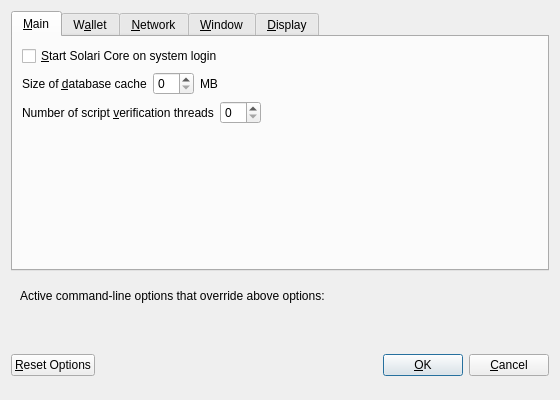
<?xml version="1.0" encoding="UTF-8"?>
<ui version="4.0">
 <class>OptionsDialog</class>
 <widget class="QDialog" name="OptionsDialog">
  <property name="geometry">
   <rect>
    <x>0</x>
    <y>0</y>
    <width>560</width>
    <height>400</height>
   </rect>
  </property>
  <property name="windowTitle">
   <string>Options</string>
  </property>
  <property name="modal">
   <bool>true</bool>
  </property>
  <layout class="QVBoxLayout" name="verticalLayout">
   <item>
    <widget class="QTabWidget" name="tabWidget">
     <property name="currentIndex">
      <number>0</number>
     </property>
     <widget class="QWidget" name="tabMain">
      <attribute name="title">
       <string>&amp;Main</string>
      </attribute>
      <layout class="QVBoxLayout" name="verticalLayout_Main">
       <item>
        <widget class="QCheckBox" name="solariAtStartup">
         <property name="toolTip">
          <string>Automatically start Solari Core after logging in to the system.</string>
         </property>
         <property name="text">
          <string>&amp;Start Solari Core on system login</string>
         </property>
        </widget>
       </item>
       <item>
        <layout class="QHBoxLayout" name="horizontalLayout_2_Main">
         <item>
          <widget class="QLabel" name="databaseCacheLabel">
           <property name="text">
            <string>Size of &amp;database cache</string>
           </property>
           <property name="textFormat">
            <enum>Qt::PlainText</enum>
           </property>
           <property name="buddy">
            <cstring>databaseCache</cstring>
           </property>
          </widget>
         </item>
         <item>
          <widget class="QSpinBox" name="databaseCache"/>
         </item>
         <item>
          <widget class="QLabel" name="databaseCacheUnitLabel">
           <property name="text">
            <string>MB</string>
           </property>
           <property name="textFormat">
            <enum>Qt::PlainText</enum>
           </property>
          </widget>
         </item>
         <item>
          <spacer name="horizontalSpacer_2_Main">
           <property name="orientation">
            <enum>Qt::Horizontal</enum>
           </property>
           <property name="sizeHint" stdset="0">
            <size>
             <width>40</width>
             <height>20</height>
            </size>
           </property>
          </spacer>
         </item>
        </layout>
       </item>
       <item>
        <layout class="QHBoxLayout" name="horizontalLayout_3_Main">
         <item>
          <widget class="QLabel" name="threadsScriptVerifLabel">
           <property name="text">
            <string>Number of script &amp;verification threads</string>
           </property>
           <property name="textFormat">
            <enum>Qt::PlainText</enum>
           </property>
           <property name="buddy">
            <cstring>threadsScriptVerif</cstring>
           </property>
          </widget>
         </item>
         <item>
          <widget class="QSpinBox" name="threadsScriptVerif">
           <property name="toolTip">
            <string>(0 = auto, &lt;0 = leave that many cores free)</string>
           </property>
          </widget>
         </item>
         <item>
          <spacer name="horizontalSpacer_3_Main">
           <property name="orientation">
            <enum>Qt::Horizontal</enum>
           </property>
           <property name="sizeHint" stdset="0">
            <size>
             <width>40</width>
             <height>20</height>
            </size>
           </property>
          </spacer>
         </item>
        </layout>
       </item>
       <item>
        <spacer name="verticalSpacer_Main">
         <property name="orientation">
          <enum>Qt::Vertical</enum>
         </property>
         <property name="sizeHint" stdset="0">
          <size>
           <width>20</width>
           <height>40</height>
          </size>
         </property>
        </spacer>
       </item>
      </layout>
     </widget>
     <widget class="QWidget" name="tabWallet">
      <attribute name="title">
       <string>W&amp;allet</string>
      </attribute>
      <layout class="QVBoxLayout" name="verticalLayout_Wallet">
       <item>
        <widget class="QGroupBox" name="groupBox">
         <property name="title">
          <string>Expert</string>
         </property>
         <layout class="QVBoxLayout" name="verticalLayout_2">
          <item>
           <widget class="QCheckBox" name="coinControlFeatures">
            <property name="toolTip">
             <string>Whether to show coin control features or not.</string>
            </property>
            <property name="text">
             <string>Enable coin &amp;control features</string>
            </property>
           </widget>
          </item>
          <item>
           <widget class="QCheckBox" name="spendZeroConfChange">
            <property name="toolTip">
             <string>If you disable the spending of unconfirmed change, the change from a transaction cannot be used until that transaction has at least one confirmation. This also affects how your balance is computed.</string>
            </property>
            <property name="text">
             <string>&amp;Spend unconfirmed change</string>
            </property>
           </widget>
          </item>
         </layout>
        </widget>
       </item>
       <item>
        <spacer name="verticalSpacer_Wallet">
         <property name="orientation">
          <enum>Qt::Vertical</enum>
         </property>
         <property name="sizeHint" stdset="0">
          <size>
           <width>20</width>
           <height>40</height>
          </size>
         </property>
        </spacer>
       </item>
      </layout>
     </widget>
     <widget class="QWidget" name="tabNetwork">
      <attribute name="title">
       <string>&amp;Network</string>
      </attribute>
      <layout class="QVBoxLayout" name="verticalLayout_Network">
       <item>
        <widget class="QCheckBox" name="mapPortUpnp">
         <property name="toolTip">
          <string>Automatically open the Solari client port on the router. This only works when your router supports UPnP and it is enabled.</string>
         </property>
         <property name="text">
          <string>Map port using &amp;UPnP</string>
         </property>
        </widget>
       </item>
       <item>
        <widget class="QCheckBox" name="allowIncoming">
         <property name="toolTip">
          <string>Accept connections from outside</string>
         </property>
         <property name="text">
          <string>Allow incoming connections</string>
         </property>
        </widget>
       </item>
       <item>
        <widget class="QCheckBox" name="connectSocks">
         <property name="toolTip">
          <string>Connect to the Solari network through a SOCKS5 proxy.</string>
         </property>
         <property name="text">
          <string>&amp;Connect through SOCKS5 proxy (default proxy):</string>
         </property>
        </widget>
       </item>
       <item>
        <layout class="QHBoxLayout" name="horizontalLayout_1_Network">
         <item>
          <widget class="QLabel" name="proxyIpLabel">
           <property name="text">
            <string>Proxy &amp;IP:</string>
           </property>
           <property name="textFormat">
            <enum>Qt::PlainText</enum>
           </property>
           <property name="buddy">
            <cstring>proxyIp</cstring>
           </property>
          </widget>
         </item>
         <item>
          <widget class="QValidatedLineEdit" name="proxyIp">
           <property name="minimumSize">
            <size>
             <width>140</width>
             <height>0</height>
            </size>
           </property>
           <property name="maximumSize">
            <size>
             <width>140</width>
             <height>16777215</height>
            </size>
           </property>
           <property name="toolTip">
            <string>IP address of the proxy (e.g. IPv4: 127.0.0.1 / IPv6: ::1)</string>
           </property>
          </widget>
         </item>
         <item>
          <widget class="QLabel" name="proxyPortLabel">
           <property name="text">
            <string>&amp;Port:</string>
           </property>
           <property name="textFormat">
            <enum>Qt::PlainText</enum>
           </property>
           <property name="buddy">
            <cstring>proxyPort</cstring>
           </property>
          </widget>
         </item>
         <item>
          <widget class="QLineEdit" name="proxyPort">
           <property name="minimumSize">
            <size>
             <width>55</width>
             <height>0</height>
            </size>
           </property>
           <property name="maximumSize">
            <size>
             <width>55</width>
             <height>16777215</height>
            </size>
           </property>
           <property name="toolTip">
            <string>Port of the proxy (e.g. 9050)</string>
           </property>
          </widget>
         </item>
         <item>
          <spacer name="horizontalSpacer_1_Network">
           <property name="orientation">
            <enum>Qt::Horizontal</enum>
           </property>
           <property name="sizeHint" stdset="0">
            <size>
             <width>40</width>
             <height>20</height>
            </size>
           </property>
          </spacer>
         </item>
        </layout>
       </item>
       <item>
        <spacer name="verticalSpacer_Network">
         <property name="orientation">
          <enum>Qt::Vertical</enum>
         </property>
         <property name="sizeHint" stdset="0">
          <size>
           <width>20</width>
           <height>40</height>
          </size>
         </property>
        </spacer>
       </item>
      </layout>
     </widget>
     <widget class="QWidget" name="tabWindow">
      <attribute name="title">
       <string>&amp;Window</string>
      </attribute>
      <layout class="QVBoxLayout" name="verticalLayout_Window">
       <item>
        <widget class="QCheckBox" name="minimizeToTray">
         <property name="toolTip">
          <string>Show only a tray icon after minimizing the window.</string>
         </property>
         <property name="text">
          <string>&amp;Minimize to the tray instead of the taskbar</string>
         </property>
        </widget>
       </item>
       <item>
        <widget class="QCheckBox" name="minimizeOnClose">
         <property name="toolTip">
          <string>Minimize instead of exit the application when the window is closed. When this option is enabled, the application will be closed only after selecting Exit in the menu.</string>
         </property>
         <property name="text">
          <string>M&amp;inimize on close</string>
         </property>
        </widget>
       </item>
       <item>
        <spacer name="verticalSpacer_Window">
         <property name="orientation">
          <enum>Qt::Vertical</enum>
         </property>
         <property name="sizeHint" stdset="0">
          <size>
           <width>20</width>
           <height>40</height>
          </size>
         </property>
        </spacer>
       </item>
      </layout>
     </widget>
     <widget class="QWidget" name="tabDisplay">
      <attribute name="title">
       <string>&amp;Display</string>
      </attribute>
      <layout class="QVBoxLayout" name="verticalLayout_Display">
       <item>
        <layout class="QHBoxLayout" name="horizontalLayout_1_Display">
         <item>
          <widget class="QLabel" name="langLabel">
           <property name="text">
            <string>User Interface &amp;language:</string>
           </property>
           <property name="textFormat">
            <enum>Qt::PlainText</enum>
           </property>
           <property name="buddy">
            <cstring>lang</cstring>
           </property>
          </widget>
         </item>
         <item>
          <widget class="QValueComboBox" name="lang">
           <property name="toolTip">
            <string>The user interface language can be set here. This setting will take effect after restarting Solari Core.</string>
           </property>
          </widget>
         </item>
        </layout>
       </item>
       <item>
        <layout class="QHBoxLayout" name="horizontalLayout_2_Display">
         <item>
          <widget class="QLabel" name="unitLabel">
           <property name="text">
            <string>&amp;Unit to show amounts in:</string>
           </property>
           <property name="textFormat">
            <enum>Qt::PlainText</enum>
           </property>
           <property name="buddy">
            <cstring>unit</cstring>
           </property>
          </widget>
         </item>
         <item>
          <widget class="QValueComboBox" name="unit">
           <property name="toolTip">
            <string>Choose the default subdivision unit to show in the interface and when sending coins.</string>
           </property>
          </widget>
         </item>
        </layout>
       </item>
       <item>
        <layout class="QHBoxLayout" name="horizontalLayout_3_Display">
         <item>
          <widget class="QLabel" name="thirdPartyTxUrlsLabel">
           <property name="toolTip">
            <string>Third party URLs (e.g. a block explorer) that appear in the transactions tab as context menu items. %s in the URL is replaced by transaction hash. Multiple URLs are separated by vertical bar |.</string>
           </property>
           <property name="text">
            <string>Third party transaction URLs</string>
           </property>
           <property name="buddy">
            <cstring>thirdPartyTxUrls</cstring>
           </property>
          </widget>
         </item>
         <item>
          <widget class="QLineEdit" name="thirdPartyTxUrls">
           <property name="toolTip">
            <string>Third party URLs (e.g. a block explorer) that appear in the transactions tab as context menu items. %s in the URL is replaced by transaction hash. Multiple URLs are separated by vertical bar |.</string>
           </property>
          </widget>
         </item>
        </layout>
       </item>
       <item>
        <spacer name="verticalSpacer_Display">
         <property name="orientation">
          <enum>Qt::Vertical</enum>
         </property>
         <property name="sizeHint" stdset="0">
          <size>
           <width>20</width>
           <height>40</height>
          </size>
         </property>
        </spacer>
       </item>
      </layout>
     </widget>
    </widget>
   </item>
   <item>
    <widget class="QFrame" name="frame">
     <layout class="QVBoxLayout" name="verticalLayout_Bottom">
      <item>
       <layout class="QHBoxLayout" name="horizontalLayout_Bottom">
        <item>
         <widget class="QLabel" name="overriddenByCommandLineInfoLabel">
          <property name="text">
           <string>Active command-line options that override above options:</string>
          </property>
          <property name="textFormat">
           <enum>Qt::PlainText</enum>
          </property>
         </widget>
        </item>
        <item>
         <spacer name="horizontalSpacer_Bottom">
          <property name="orientation">
           <enum>Qt::Horizontal</enum>
          </property>
          <property name="sizeHint" stdset="0">
           <size>
            <width>40</width>
            <height>20</height>
           </size>
          </property>
         </spacer>
        </item>
       </layout>
      </item>
      <item>
       <widget class="QLabel" name="overriddenByCommandLineLabel">
        <property name="text">
         <string/>
        </property>
        <property name="textFormat">
         <enum>Qt::PlainText</enum>
        </property>
        <property name="wordWrap">
         <bool>true</bool>
        </property>
       </widget>
      </item>
     </layout>
    </widget>
   </item>
   <item>
    <layout class="QHBoxLayout" name="horizontalLayout_Buttons">
     <item>
      <widget class="QPushButton" name="resetButton">
       <property name="toolTip">
        <string>Reset all client options to default.</string>
       </property>
       <property name="text">
        <string>&amp;Reset Options</string>
       </property>
       <property name="autoDefault">
        <bool>false</bool>
       </property>
      </widget>
     </item>
     <item>
      <spacer name="horizontalSpacer_1">
       <property name="orientation">
        <enum>Qt::Horizontal</enum>
       </property>
       <property name="sizeHint" stdset="0">
        <size>
         <width>40</width>
         <height>48</height>
        </size>
       </property>
      </spacer>
     </item>
     <item>
      <widget class="QLabel" name="statusLabel">
       <property name="minimumSize">
        <size>
         <width>200</width>
         <height>0</height>
        </size>
       </property>
       <property name="font">
        <font>
         <weight>75</weight>
         <bold>true</bold>
        </font>
       </property>
       <property name="text">
        <string/>
       </property>
       <property name="textFormat">
        <enum>Qt::PlainText</enum>
       </property>
       <property name="wordWrap">
        <bool>true</bool>
       </property>
      </widget>
     </item>
     <item>
      <spacer name="horizontalSpacer_2">
       <property name="orientation">
        <enum>Qt::Horizontal</enum>
       </property>
       <property name="sizeHint" stdset="0">
        <size>
         <width>40</width>
         <height>48</height>
        </size>
       </property>
      </spacer>
     </item>
     <item>
      <widget class="QPushButton" name="okButton">
       <property name="text">
        <string>&amp;OK</string>
       </property>
       <property name="autoDefault">
        <bool>false</bool>
       </property>
       <property name="default">
        <bool>true</bool>
       </property>
      </widget>
     </item>
     <item>
      <widget class="QPushButton" name="cancelButton">
       <property name="text">
        <string>&amp;Cancel</string>
       </property>
       <property name="autoDefault">
        <bool>false</bool>
       </property>
      </widget>
     </item>
    </layout>
   </item>
  </layout>
 </widget>
 <customwidgets>
  <customwidget>
   <class>QValidatedLineEdit</class>
   <extends>QLineEdit</extends>
   <header>qvalidatedlineedit.h</header>
  </customwidget>
  <customwidget>
   <class>QValueComboBox</class>
   <extends>QComboBox</extends>
   <header>qvaluecombobox.h</header>
  </customwidget>
 </customwidgets>
 <resources/>
 <connections/>
</ui>
